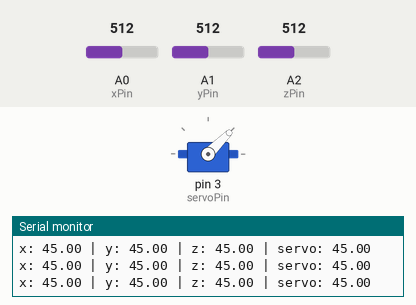
Recording of a sketch running on a simulated Arduino Uno, built with avr-gcc and run on an emulated ATmega328P. Parts: servo, the last lines printed to the serial monitor. The test bench sets the inputs (shaded band); at power-on: A1 (yPin) = 512, A2 (zPin) = 512, A0 (xPin) = 512.

Above: at 1.2 s.
1.3 s: A1 (yPin) set to 392
At 2.5 s:
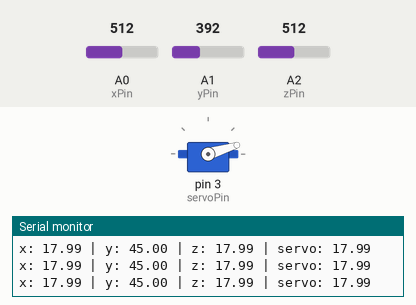
2.8 s: A2 (zPin) set to 331
At 4.0 s:
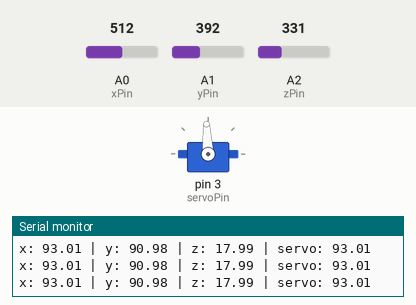
4.3 s: A2 (zPin) set to 315
At 5.3 s:
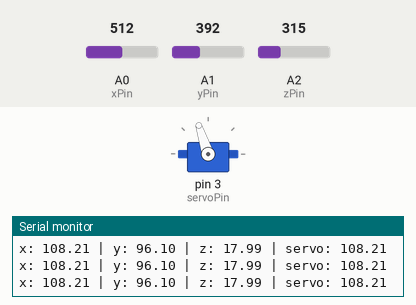
5.8 s: A1 (yPin) set to 306
At 6.7 s:
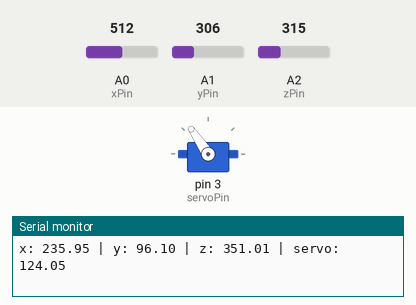
7.3 s: A2 (zPin) set to 255
At 8.2 s:
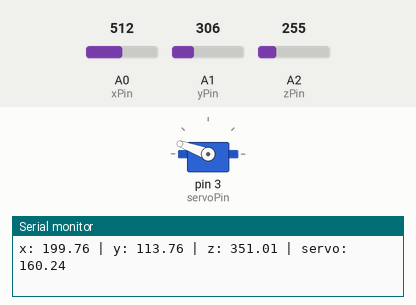
8.8 s: A2 (zPin) set to 275
At 9.6 s:
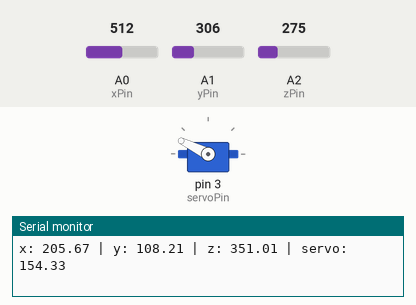
Timing chart, 0 to 11.3 s (numbered marks = the images above; inputs shaded):
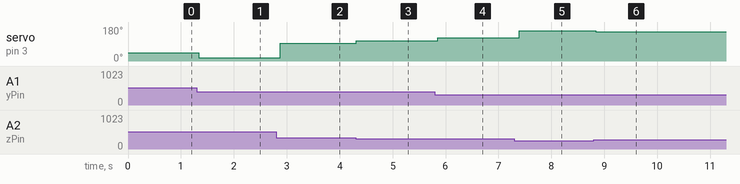

Measured:
- the behaviour switches between 324 and 323 on A2 (zPin) (found by bisection; images 2 and 3)
- after the input at 1.3 s, servo on pin 3 (servoPin): 45° → 17° at once
- after the input at 2.8 s, servo on pin 3 (servoPin): 17° → 93° after 0.08 s
- after the input at 4.3 s, servo on pin 3 (servoPin): 93° → 108° at once
- after the input at 5.8 s, servo on pin 3 (servoPin): 108° → 124° after 0.06 s
- after the input at 7.3 s, servo on pin 3 (servoPin): 124° → 160° after 0.10 s
- after the input at 8.8 s, servo on pin 3 (servoPin): 160° → 154° at once

The sketch:

rolbeheer.ino
```cpp
/* Rolbeheer

Rolbeheer van 'n sweeftuig.
Meet die rolhoek met 'n ADXL335 versnellingsmeter
Beheer dan servos om rolroere te deflekteer om die rolhoek
na 0 setpunt te beheer.

Die servo moet gekoppel wees aan digitale pin 3
op die Arduino.

*/

// Include the Servo library
#include <Servo.h>
// Declare the Servo pin
int servoPin = 3;
// Create a servo object
Servo Servo1;


//Analog read pins
const int xPin = 0;
const int yPin = 1;
const int zPin = 2;

//The minimum and maximum values that came from
//the accelerometer while standing still
//You very well may need to change these
int minVal = 265;
int maxVal = 402;

//to hold the caculated values
double x;
double y;
double z;

void setup(){
  Serial.begin(9600);

  // We need to attach the servo to the used pin number
  Servo1.attach(servoPin);
}

void loop(){

  //read the analog values from the accelerometer
  int xRead = analogRead(xPin);
  int yRead = analogRead(yPin);
  int zRead = analogRead(zPin);

  //convert read values to degrees -90 to 90 - Needed for atan2
  int xAng = map(xRead, minVal, maxVal, -90, 90);
  int yAng = map(yRead, minVal, maxVal, -90, 90);
  int zAng = map(zRead, minVal, maxVal, -90, 90);

  //Caculate 360deg values like so: atan2(-yAng, -zAng)
  //atan2 outputs the value of -π to π (radians)
  //We are then converting the radians to degrees
  x = RAD_TO_DEG * (atan2(-yAng, -zAng) + PI);
  y = RAD_TO_DEG * (atan2(-xAng, -zAng) + PI);
  z = RAD_TO_DEG * (atan2(-yAng, -xAng) + PI);

  //Output the caculations
  Serial.print("x: ");
  Serial.print(x);
  Serial.print(" | y: ");
  Serial.print(y);
  Serial.print(" | z: ");
  Serial.print(z);

  // Stel servo tot die hoek rondom x-as
  // mits dit -180 grade tot +180 grade is
  if (x > 180) {
    Servo1.write(360 - x);
    Serial.print(" | servo: ");
    Serial.print(360 - x);}
  if (x < 180) {
    Servo1.write(x);
    Serial.print(" | servo: ");
    Serial.print(x);
    }

  Serial.println(" ");

  delay(100);//just here to slow down the serial output - Easier to read
}
```
